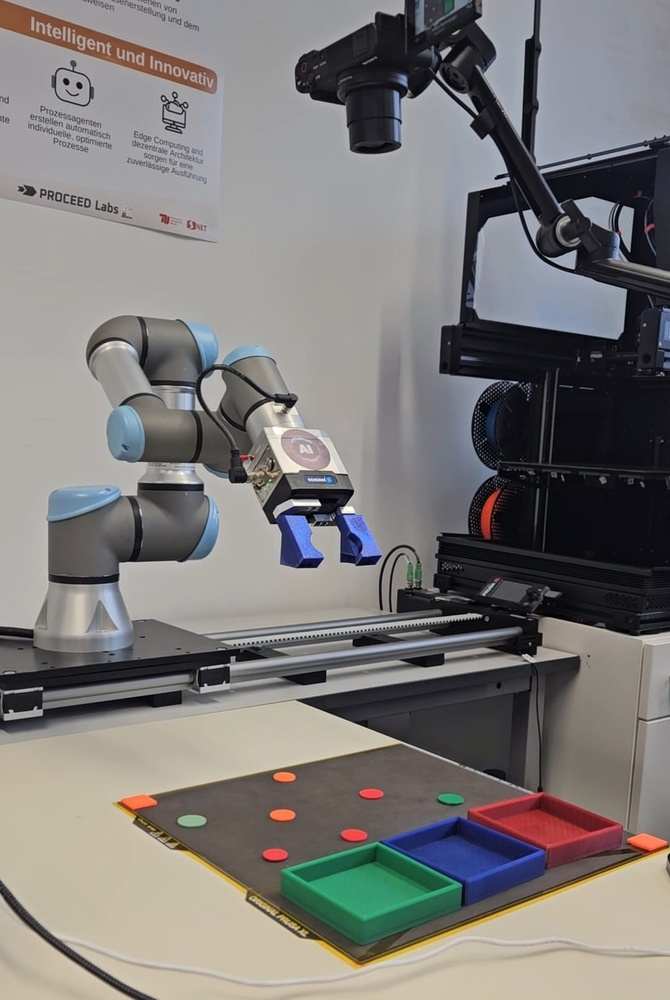
#> input picture sprachgesteuerter-roboter/bilder/aufbau.jpeg, 670 x 1000 px, shrunk from 1080 x 1612 before the run
$ python -i plate_transform.py   (imports and definitions only)
#> lines starting #> are read from the running program, lines starting #| are printed output that depends on the picture; after the words box and inside, x2 and y2 are one past the last pixel; in counts of white or black regions, pixels touching at a corner belong together
#> further down, picture is the input picture: shape (1000, 670, 3); mean B, G, R 120.5, 122.1, 124.7
"""
Plate coordinate transform.

Converts camera pixel coordinates into millimetre coordinates on the work plate.

Two orange markers are fixed at known positions on the plate and act as the
reference frame. Detecting them in every frame gives a similarity transform
(rotation + uniform scale + translation) from image space to plate space, so the
camera does not need to be mounted in a fixed, precisely known pose: if it is
nudged or re-aimed, the transform simply resolves to new values on the next frame.

The robot's own frame was calibrated once onto this plate frame, which means the
rest of the pipeline works in a single set of coordinates and no runtime
conversion between camera and robot frames is needed.
"""

import math

import cv2
import numpy as np

# Position of the lower marker relative to the upper one (origin).
# World axes: X to the right, Y downwards.
PLATE_DX_MM = 340.0
PLATE_DY_MM = 340.0
PLATE_WIDTH_MM = 340.0
PLATE_HEIGHT_MM = 340.0

ORANGE_LOWER = np.array([5, 150, 150], np.uint8)
ORANGE_UPPER = np.array([25, 255, 255], np.uint8)


def detect_reference_markers(frame):
    """Locate the two orange corner markers in a full frame.

    Returns {"top": (u, v), "bottom": (u, v)} in pixels, or None if fewer than
    two orange blobs are found.
    """
    hsv = cv2.cvtColor(frame, cv2.COLOR_BGR2HSV)
#> hsv: shape (1000, 670, 3); mean H, S, V 69.1, 38.2, 131
    mask = cv2.inRange(hsv, ORANGE_LOWER, ORANGE_UPPER)
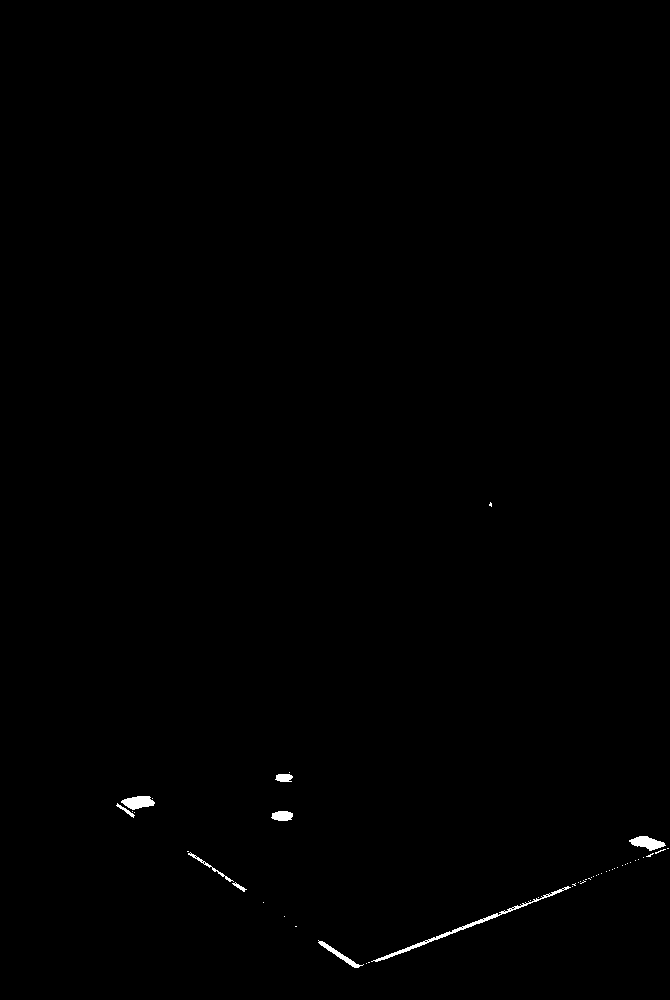
#> mask: shape (1000, 670); 0.32% white; 49 white regions (40 under 20 px), largest, box (x1, y1, x2, y2) and area: (371, 886, 571, 962) 636, (121, 796, 155, 810) 319, (629, 836, 666, 851) 316
    mask = cv2.morphologyEx(mask, cv2.MORPH_OPEN, np.ones((5, 5), np.uint8))
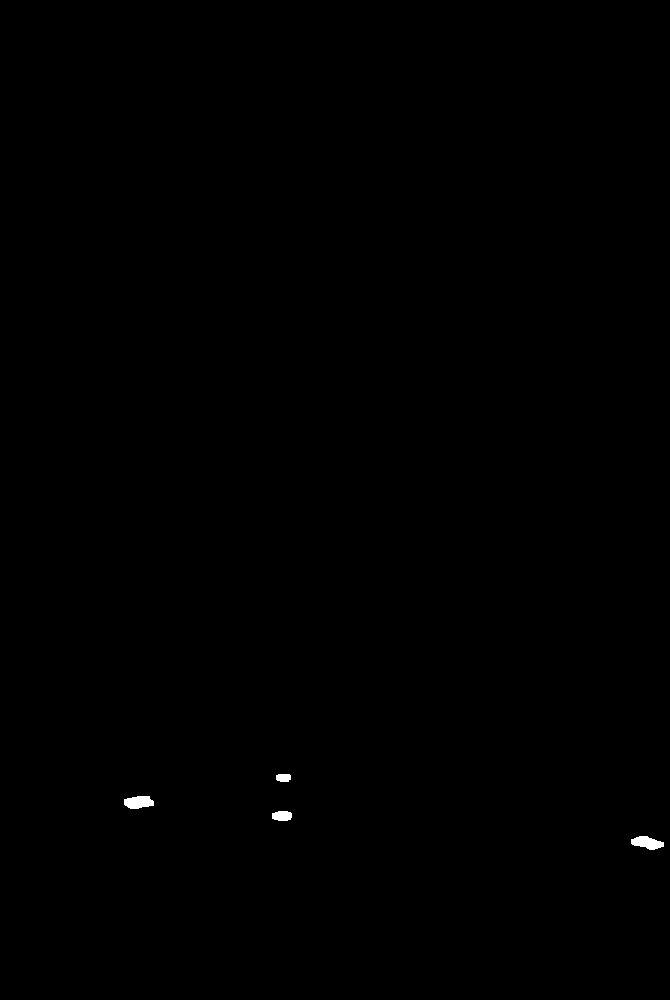
#> mask: shape (1000, 670); 0.13% white; 4 white regions
    mask = cv2.morphologyEx(mask, cv2.MORPH_CLOSE, np.ones((7, 7), np.uint8))

    contours, _ = cv2.findContours(mask, cv2.RETR_EXTERNAL, cv2.CHAIN_APPROX_SIMPLE)
#> contours = 4 contours; box (x1, y1, x2, y2) and area: (124, 796, 154, 809) 268, (631, 836, 664, 850) 267, (272, 811, 292, 821) 147, (276, 774, 291, 782) 88
    if len(contours) < 2:
        return None

    # Keep the two largest blobs and take their centroids.
    centers = []
    for contour in sorted(contours, key=cv2.contourArea, reverse=True)[:2]:
        moments = cv2.moments(contour)
        if moments["m00"] == 0:
            continue
        centers.append((moments["m10"] / moments["m00"],
                        moments["m01"] / moments["m00"]))
#> this loop made 2 passes
#> after the loop, centers = [(138.2, 801.9), (646.7, 842.4)]

    if len(centers) != 2:
        return None

    centers.sort(key=lambda p: p[1])  # smaller v = higher in the image
    return {"top": centers[0], "bottom": centers[1]}


# [47 lines left out: functions compute_plate_transform, pixels_to_plate, inside_plate_mm, not called in this run]

>>> import cv2
>>> picture = cv2.imread('bilder/aufbau.jpeg')
>>> result = detect_reference_markers(picture)
#> result = {'top': (138.2, 801.9), 'bottom': (646.7, 842.4)}
